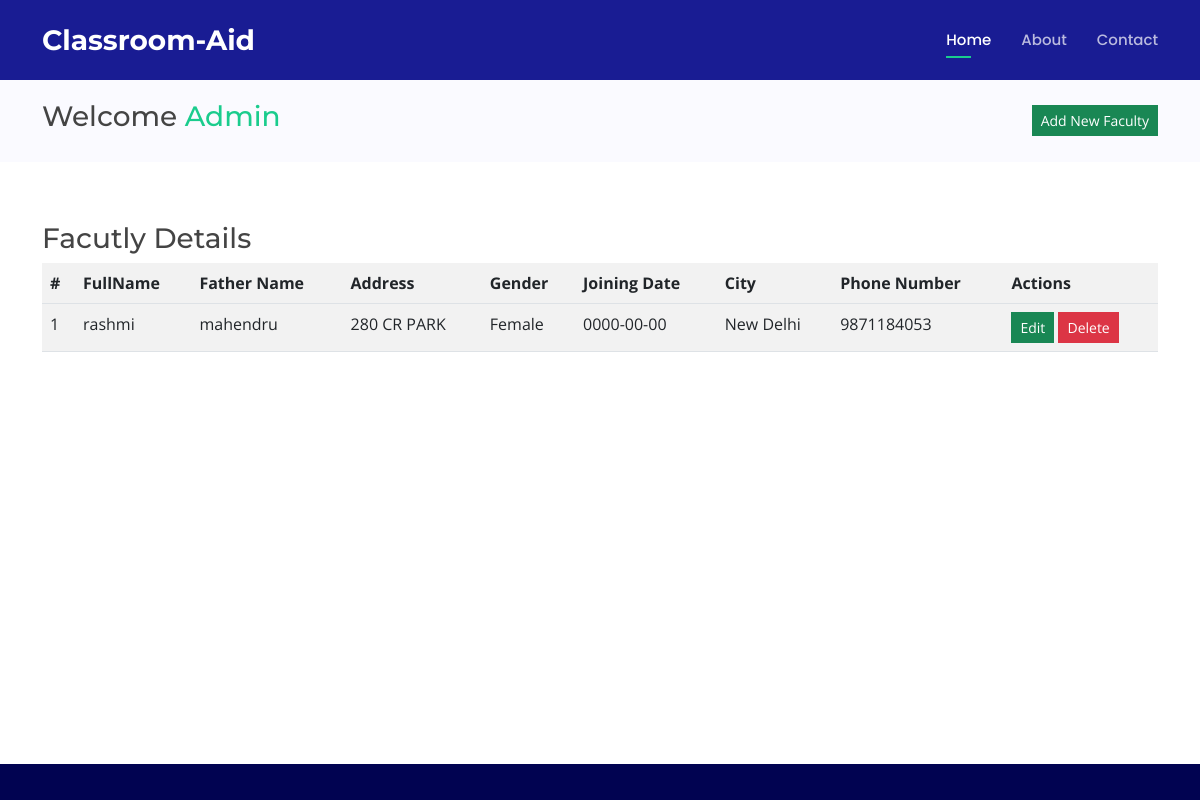
The app's page /facultydetails.php (signed in) with its own data.
### tables this page shows
CREATE TABLE `facutlytable` (
  `FID` int(10) NOT NULL,
  `FName` varchar(50) NOT NULL,
  `FaName` varchar(30) NOT NULL,
  `Addrs` text NOT NULL,
  `Gender` varchar(6) NOT NULL,
  `JDate` date NOT NULL,
  `City` varchar(10) NOT NULL,
  `Pass` varchar(10) NOT NULL,
  `PhNo` bigint(10) NOT NULL
);

### facultydetails.php (the view, shortened to what this page needs)
<!DOCTYPE html>
<html lang="en">
<?php include('after-login.php'); ?>
<body>
  <main id="main">
    <section class="breadcrumbs">
      <div class="container">
        <div class="d-flex justify-content-between align-items-center">
        <h3 class="page-header">Welcome <a href="welcomeadmin">Admin</a> </h3>
		<a href="addnewfaculty"><button type="button" value="Add New Faculty" class="btn btn-success btn-sm" style="border-radius:0%">Add New Faculty</button></a>
        </div>
      </div>
    </section>
    <section class="inner-page">
      <div class="container" >
      <?php
			include( "database.php" );
			$sql = "SELECT * from  facutlytable";
			$result = mysqli_query( $connect, $sql );
			echo "<h3 class='page-header' >Facutly Details</h3>";
			echo "<table class='table table-striped table-hover' style='width:100%'>
				<tr>
					<th>#</th>
					<th>FullName</th>
					<th>Father Name</th>
					<th>Address</th>
					<th>Gender</th>
					<th>Joining Date</th>
					<th>City</th>
					<th>Phone Number</th>
					<th>Actions</th>
				<tr>";
				$count=1;
			while ( $row = mysqli_fetch_array( $result ) ) {
				?>
			<tr>
				<td>
					<?PHP echo $count;?>
				</td>
				<td>
					<?PHP echo $row['FName'];?>
				</td>
				<td>
					<?PHP echo $row['FaName'];?>
				</td>
				<td>
					<?PHP echo $row['Addrs'];?>
				</td>
				<td>
					<?PHP echo $row['Gender'];?>
				</td>
				<td>
					<?PHP echo $row['JDate'];?>
				</td>
				<td>
					<?PHP echo $row['City'];?>
				</td>
				<td>
					<?PHP echo $row['PhNo'];?>
				</td>
				<td><a href="updatefaculty.php?fid=<?php echo $row['FID']; ?>"><input type="button" Value="Edit" style="border-radius:0%" class="btn btn-success btn-sm"></a>
				<a href="facultydetails.php?deleteid=<?php echo $row['FID']; ?>"><input type="button" Value="Delete" style="border-radius:0%" class="btn btn-danger btn-sm"></a>
				</td>
			</tr>
			<?php $count++; } ?>
			</table>
      </div>
    </section>
  </main>
 <footer id="footer">
</footer>
</body>
</html>

### assets/css/style.css (style rules this page uses)
body { font-family: "Open Sans", sans-serif; color: #444444; }
a { color: #1acc8d; text-decoration: none; }
h1, h2, h3, h4, h5, h6 { font-family: "Montserrat", sans-serif; }
section { padding: 60px 0; overflow: hidden; }
.breadcrumbs { padding: 20px 0; background-color: #fafaff; min-height: 40px; margin-top: 80px; }
#footer { background: #010351; padding: 10px 10px 0px 0px; color: #fff; font-size: 14px; position:fixed; bottom:0; height:36px; width:100%; }

### records on screen
facutlytable: FName "rashmi", FaName "mahendru", Addrs "280 CR PARK", Gender "Female", JDate "0000-00-00", City "New Delhi", PhNo "9871184053"
